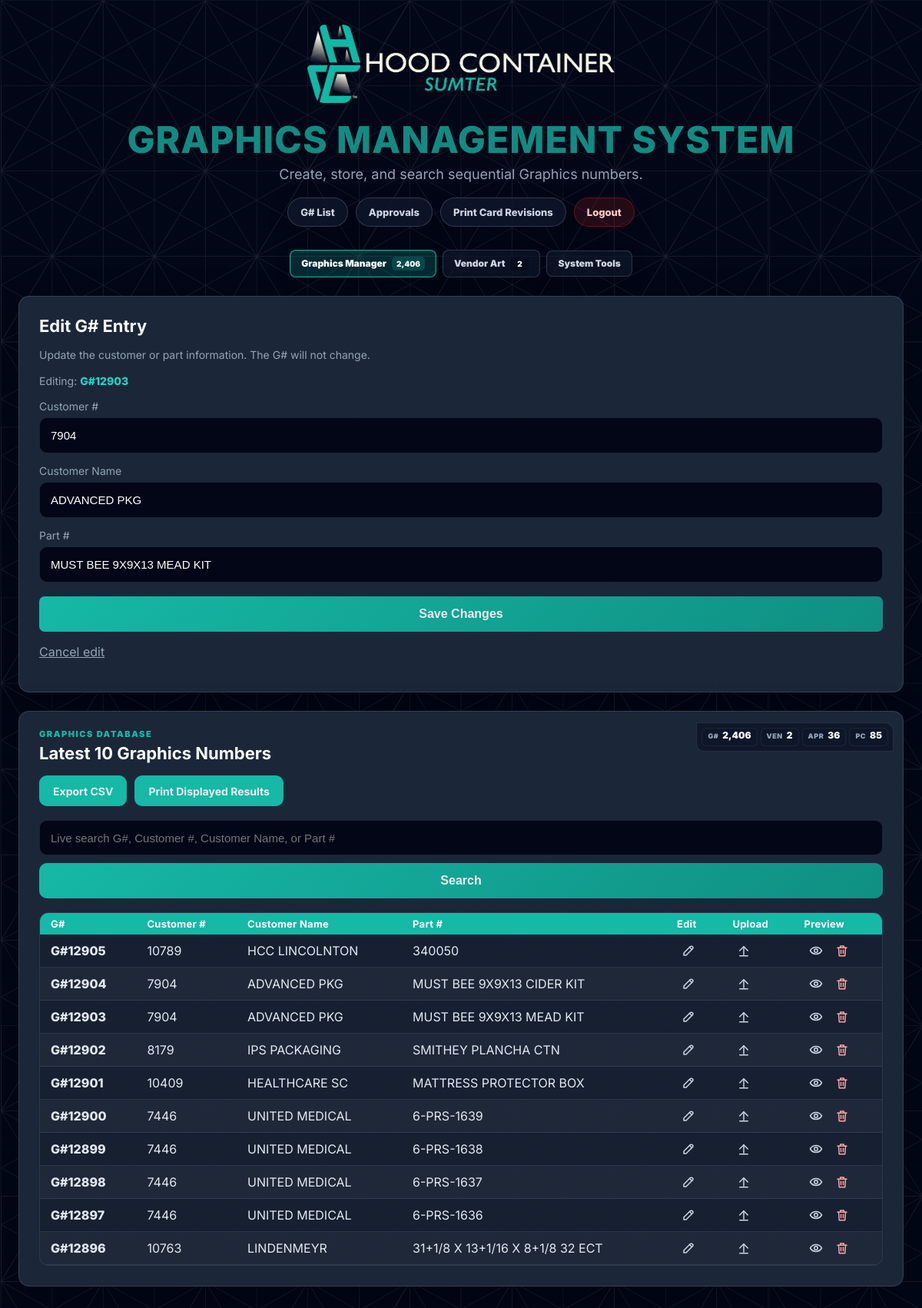
Screenshot of /admin.php?tab=graphics&edit=2404 (signed in) with the database file from the repository.
### tables this page shows
CREATE TABLE graphics (
    id INTEGER PRIMARY KEY AUTOINCREMENT,
    g_number TEXT UNIQUE,
    customer_number TEXT NOT NULL,
    customer_name TEXT NOT NULL,
    part_number TEXT NOT NULL,
    created_at DATETIME DEFAULT CURRENT_TIMESTAMP
, preview_image TEXT);

### admin.php (the view, shortened to what this page needs)
<?php
$db = new SQLite3('graphics.db');
$db->exec("
CREATE TABLE IF NOT EXISTS vendor_art (
    id INTEGER PRIMARY KEY AUTOINCREMENT,
    vendor_name TEXT NOT NULL,
    vendor_prefix TEXT NOT NULL,
    vendor_raw_number TEXT,
    vendor_art_number TEXT UNIQUE,
    customer_number TEXT,
    customer_name TEXT,
    part_number TEXT,
    preview_image TEXT,
    created_at DATETIME DEFAULT CURRENT_TIMESTAMP,
    last_updated DATETIME DEFAULT CURRENT_TIMESTAMP
)
");
function adminTableExists($db, $tableName) {
    $stmt = $db->prepare("SELECT name FROM sqlite_master WHERE type='table' AND name=:name LIMIT 1");
    $stmt->bindValue(':name', $tableName);
    $row = $stmt->execute()->fetchArray(SQLITE3_ASSOC);
    return !empty($row);
}
function adminCountRows($db, $tableName) {
    if (!adminTableExists($db, $tableName)) {
        return 0;
    }
    return intval($db->querySingle("SELECT COUNT(*) FROM " . $tableName));
}
function adminCountApprovalPdfs($db) {
    if (!adminTableExists($db, 'graphics')) {
        return 0;
    }
    return intval($db->querySingle("
        SELECT COUNT(*)
        FROM graphics
        WHERE preview_image IS NOT NULL
          AND preview_image != ''
          AND preview_image LIKE 'approvals/%'
    "));
}
$managementStats = [
    'graphics' => adminCountRows($db, 'graphics'),
    'print_cards' => adminCountRows($db, 'print_card_revisions'),
    'approvals' => adminCountApprovalPdfs($db),
    'approval_revisions' => adminCountRows($db, 'approval_revisions'),
    'vendor_art' => adminCountRows($db, 'vendor_art')
];
function getDatabaseHealthReport($db) {
    $report = [
        'graphics' => adminCountRows($db, 'graphics'),
        'approvals' => adminCountApprovalPdfs($db),
        'approval_revisions' => adminCountRows($db, 'approval_revisions'),
        'print_cards' => adminCountRows($db, 'print_card_revisions'),
        'vendor_art' => adminCountRows($db, 'vendor_art'),
        'missing_graphic_preview_files' => [],
        'missing_revision_pdf_files' => [],
        'orphan_approval_files' => [],
        'orphan_revision_rows' => [],
        'repairable_approval_links' => []
    ];
    if (adminTableExists($db, 'graphics')) {
        $graphics = $db->query("SELECT g_number, preview_image FROM graphics ORDER BY CAST(REPLACE(REPLACE(g_number, 'G#', ''), '#', '') AS INTEGER) DESC");
        while ($row = $graphics->fetchArray(SQLITE3_ASSOC)) {
            $preview = safePath($row['preview_image'] ?? '');
            if ($preview && strpos($preview, 'approvals/') === 0 && !file_exists(__DIR__ . '/' . $preview)) {
                $report['missing_graphic_preview_files'][] = [
                    'g_number' => $row['g_number'] ?? '',
                    'path' => $preview
                ];
            }
        }
    }
    if (adminTableExists($db, 'approval_revisions')) {
        $revisions = $db->query("SELECT id, g_number, approval_pdf FROM approval_revisions ORDER BY id DESC");
        while ($row = $revisions->fetchArray(SQLITE3_ASSOC)) {
            $pdf = safePath($row['approval_pdf'] ?? '');
            if ($pdf && strpos($pdf, 'approvals/') === 0 && !file_exists(__DIR__ . '/' . $pdf)) {
                $report['missing_revision_pdf_files'][] = [
                    'id' => intval($row['id'] ?? 0),
                    'g_number' => $row['g_number'] ?? '',
                    'path' => $pdf
                ];
            }
        }
    }
    return $report;
}
$databaseHealthReport = getDatabaseHealthReport($db);
$adminTab = $_GET['tab'] ?? '';
$adminTabClass = function ($tab) use ($adminTab) {
    return $adminTab === $tab ? 'active' : '';
};
$db->exec("
CREATE TABLE IF NOT EXISTS graphics (
    id INTEGER PRIMARY KEY AUTOINCREMENT,
    g_number TEXT UNIQUE,
    customer_number TEXT NOT NULL,
    customer_name TEXT NOT NULL,
    part_number TEXT NOT NULL,
    created_at DATETIME DEFAULT CURRENT_TIMESTAMP
)
");
$db->exec("
CREATE TABLE IF NOT EXISTS approval_revisions (
    id INTEGER PRIMARY KEY AUTOINCREMENT,
    g_number TEXT NOT NULL,
    rev TEXT,
    rev_date TEXT,
    description TEXT,
    csr TEXT,
    dsr TEXT,
    approval_pdf TEXT,
    snapshot_image TEXT,
    created_at DATETIME DEFAULT CURRENT_TIMESTAMP
)
");
function safePath($path) {
    return str_replace(['../', '..\\'], '', $path ?? '');
}
$db->exec("
CREATE TABLE IF NOT EXISTS settings (
    key TEXT PRIMARY KEY,
    value TEXT NOT NULL
)
");
$editEntry = null;
if (isset($_GET['edit'])) {
    $editId = intval($_GET['edit']);
    $stmt = $db->prepare("SELECT * FROM graphics WHERE id = :id");
    $stmt->bindValue(':id', $editId, SQLITE3_INTEGER);
    $editEntry = $stmt->execute()->fetchArray(SQLITE3_ASSOC);
}
$search = trim($_GET['search'] ?? '');
if ($search) {
    $stmt = $db->prepare("
        SELECT * FROM graphics
        WHERE g_number LIKE :search
        OR customer_number LIKE :search
        OR customer_name LIKE :search
        OR part_number LIKE :search
        ORDER BY CAST(REPLACE(REPLACE(g_number, 'G#', ''), '#', '') AS INTEGER) DESC
    ");
    $stmt->bindValue(':search', '%' . $search . '%');
    $results = $stmt->execute();
} else {
    $results = $db->query("
        SELECT * FROM graphics
        ORDER BY CAST(REPLACE(REPLACE(g_number, 'G#', ''), '#', '') AS INTEGER) DESC
        LIMIT 10
    ");
}
?>
<!DOCTYPE html>
<html lang="en">
<head>
<link rel="stylesheet" href="assets/css/gm2-base.css?v=<?php echo filemtime('assets/css/gm2-base.css'); ?>">
<link rel="stylesheet" href="assets/css/gm2-admin.css?v=<?php echo filemtime('assets/css/gm2-admin.css'); ?>">
</head>
<body class="admin-page">
<div class="wrapper">
        <header class="app-header">
        <img class="app-logo" src="SUMTER HC-LOGO-HORIZONTAL-web.png" alt="Logo">
        <h1>Graphics Management System</h1>
        <p class="subtitle">Create, store, and search sequential Graphics numbers.</p>
        <nav class="page-nav" aria-label="Page navigation">
            <a href="index.php">G# List</a>
            <a href="approvals.php?tab=create">Approvals</a>
            <a href="printcard_revisions.php">Print Card Revisions</a>
            <a class="logout-link" href="admin.php?logout=1">Logout</a>
        </nav>
    </header>
    <nav class="admin-tab-nav" aria-label="Admin sections">
        <a class="admin-tab-link <?php echo $adminTabClass('graphics'); ?>" href="admin.php?tab=graphics">
            Graphics Manager <span><?php echo number_format($managementStats['graphics']); ?></span>
        </a>
        <a class="admin-tab-link <?php echo $adminTabClass('vendor'); ?>" href="admin.php?tab=vendor">
            Vendor Art <span><?php echo number_format($managementStats['vendor_art']); ?></span>
        </a>
        <a class="admin-tab-link <?php echo $adminTabClass('tools'); ?>" href="admin.php?tab=tools">
            System Tools
        </a>
    </nav>
    <div class="admin-manager-layout admin-tab-layout">
        <div class="admin-tab-panel <?php echo $adminTab === 'graphics' ? 'active' : ''; ?>" id="admin-tab-graphics">
        <section class="admin-manager-row admin-graphics-manager" aria-label="Graphics manager">
            <div class="admin-manager-sidebar">
                <section class="card gm-card admin-create-card">
            <h2><?php echo $editEntry ? 'Edit G# Entry' : 'Create Graphics #'; ?></h2>
            <p class="muted">
                <?php echo $editEntry ? 'Update the customer or part information. The G# will not change.' : 'Enter all 3 fields to generate the next sequential Graphics number.'; ?>
            </p>
            <form method="POST">
                <?php if ($editEntry): ?>
                    <p class="muted">
                        Editing: <strong class="gnum"><?php echo htmlspecialchars($editEntry['g_number']); ?></strong>
                    </p>
                <?php endif; ?>
                <label>Customer #</label>
                <input
                    type="text"
                    name="customer_number"
                    required
                    class="text-uppercase"
                    value="<?php echo $editEntry ? htmlspecialchars($editEntry['customer_number']) : ''; ?>"
                >
                <label>Customer Name</label>
                <input
                    type="text"
                    name="customer_name"
                    required
                    class="text-uppercase"
                    value="<?php echo $editEntry ? htmlspecialchars($editEntry['customer_name']) : ''; ?>"
                >
                <label>Part #</label>
                <input
                    type="text"
                    name="part_number"
                    required
                    class="text-uppercase"
                    value="<?php echo $editEntry ? htmlspecialchars($editEntry['part_number']) : ''; ?>"
                >
                <button type="submit" id="createSubmitButton">
                    <?php echo $editEntry ? 'Save Changes' : 'Create Graphics #'; ?>
                </button>
                <?php if ($editEntry): ?>
                    <p>
                        <a href="admin.php?tab=graphics" class="muted-link">Cancel edit</a>
                    </p>
                <?php endif; ?>
            </form>
                </section>
            </div>
            <div class="admin-manager-main">
                <section class="card gm-card admin-graphics-table-card">
            <div class="admin-card-header-with-stats">
                <div class="admin-card-heading-copy">
                    <div class="gm2-section-kicker">Graphics Database</div>
                    <h2 id="adminResultsHeading"><?php echo $search ? 'Search Results' : 'Latest 10 Graphics Numbers'; ?></h2>
                </div>
                <div class="admin-inline-stats" aria-label="Graphics Manager counts">
                    <div class="admin-inline-stat"><span>G#</span><strong><?php echo number_format($managementStats['graphics']); ?></strong></div>
                    <div class="admin-inline-stat"><span>VEN</span><strong><?php echo number_format($managementStats['vendor_art']); ?></strong></div>
                    <div class="admin-inline-stat"><span>APR</span><strong><?php echo number_format($managementStats['approvals']); ?></strong></div>
                    <div class="admin-inline-stat"><span>PC</span><strong><?php echo number_format($managementStats['print_cards']); ?></strong></div>
                </div>
            </div>
            <div class="admin-action-row">
                <a href="export_csv.php" class="action-btn">
                    Export CSV
                </a>
                <button type="button" class="action-btn button-reset" onclick="printDisplayedAdminReport()">
                    Print Displayed Results
                </button>
            </div>
            <form method="GET" class="search-form" id="adminSearchForm">
                <input
                    type="text"
                    name="search"
                    id="adminLiveSearch"
                    placeholder="Live search G#, Customer #, Customer Name, or Part #"
                    value="<?php echo htmlspecialchars($search); ?>"
                    autocomplete="off"
                >
                <button type="submit">Search</button>
            </form>
            <div class="gm-table-wrap">
            <table id="adminGraphicsTable" class="gm-table">
                <thead>
                <tr>
                    <th>G#</th>
                    <th>Customer #</th>
                    <th>Customer Name</th>
                    <th>Part #</th>
                    <th>Edit</th>
                    <th>Upload</th>
                    <th>Preview</th>
                </tr>
                </thead>
                <tbody id="adminGraphicsTableBody">
                <?php while ($row = $results->fetchArray(SQLITE3_ASSOC)): ?>
                <tr class="graphics-data-row">
                    <td class="gnum"><?php echo htmlspecialchars($row['g_number']); ?></td>
                    <td><?php echo htmlspecialchars($row['customer_number']); ?></td>
                    <td><?php echo htmlspecialchars($row['customer_name']); ?></td>
                    <td><?php echo htmlspecialchars($row['part_number']); ?></td>
                    <td>
                        <a class="gm2-icon-action" title="Edit Graphics #" href="admin.php?tab=graphics&edit=<?php echo $row['id']; ?>">
                            <svg viewBox="0 0 24 24" aria-hidden="true"><path d="M4 20h4l11-11a2.8 2.8 0 0 0-4-4L4 16v4Z"></path><path d="m14 6 4 4"></path></svg><span class="sr-only">Edit</span>
                        </a>
                    </td>
                    <td>
                        <form method="POST" enctype="multipart/form-data" class="icon-form">
                            <label class="icon-btn" title="Upload Preview">
                                <svg viewBox="0 0 24 24" aria-hidden="true"><path d="M12 19V5"></path><path d="m5 12 7-7 7 7"></path><path d="M5 21h14"></path></svg><span class="sr-only">Upload</span>
                            </label>
                        </form>
                    </td>
                    <td>
                        <?php if (!empty($row['preview_image'])): ?>
                            <button
                                type="button"
                                class="icon-btn"
                                title="View Preview"
                                onclick="openPreview('<?php echo htmlspecialchars($row['preview_image'], ENT_QUOTES); ?>', '<?php echo intval($row['id']); ?>')"
                            >
                                <svg viewBox="0 0 24 24" aria-hidden="true"><path d="M2 12s3.5-6 10-6 10 6 10 6-3.5 6-10 6-10-6-10-6Z"></path><circle cx="12" cy="12" r="3"></circle></svg><span class="sr-only">View</span>
                            </button>
                            <button
                                type="button"
                                class="icon-btn delete-preview-btn"
                                title="Remove Preview + Delete File"
                                onclick="deleteApprovalPreview('<?php echo intval($row['id']); ?>')"
                            >
                                <svg viewBox="0 0 24 24" aria-hidden="true"><path d="M4 7h16"></path><path d="M10 11v6"></path><path d="M14 11v6"></path><path d="M6 7l1 14h10l1-14"></path><path d="M9 7V4h6v3"></path></svg><span class="sr-only">Delete</span>
                            </button>
                        <?php endif; ?>
                    </td>
                </tr>
                <?php endwhile; ?>
                </tbody>
            </table>
            </div>
                </section>
            </div>
        </section>
        </div>
    </div>
</div>
</body>
</html>

### rows the page displays
graphics: g_number "G#12903"
graphics: g_number "G#12905"
graphics: g_number "G#12904"
graphics: g_number "G#12902"
graphics: g_number "G#12901"
graphics: g_number "G#12900"
graphics: g_number "G#12899"
graphics: g_number "G#12898"
graphics: g_number "G#12897"
graphics: g_number "G#12896"

### other values shown
$managementStats['graphics'] "2,406"
$managementStats['vendor_art'] "2"
$managementStats['approvals'] "36"
$managementStats['print_cards'] "85"
$row['customer_number'] "10789"
$row['customer_name'] "HCC LINCOLNTON"
$row['part_number'] "340050"
$row['customer_number'] "7904"
$row['customer_name'] "ADVANCED PKG"
$row['part_number'] "MUST BEE 9X9X13 CIDER KIT"
$row['part_number'] "MUST BEE 9X9X13 MEAD KIT"
$row['customer_number'] "8179"
$row['customer_name'] "IPS PACKAGING"
$row['part_number'] "SMITHEY PLANCHA CTN"
$row['customer_number'] "10409"
